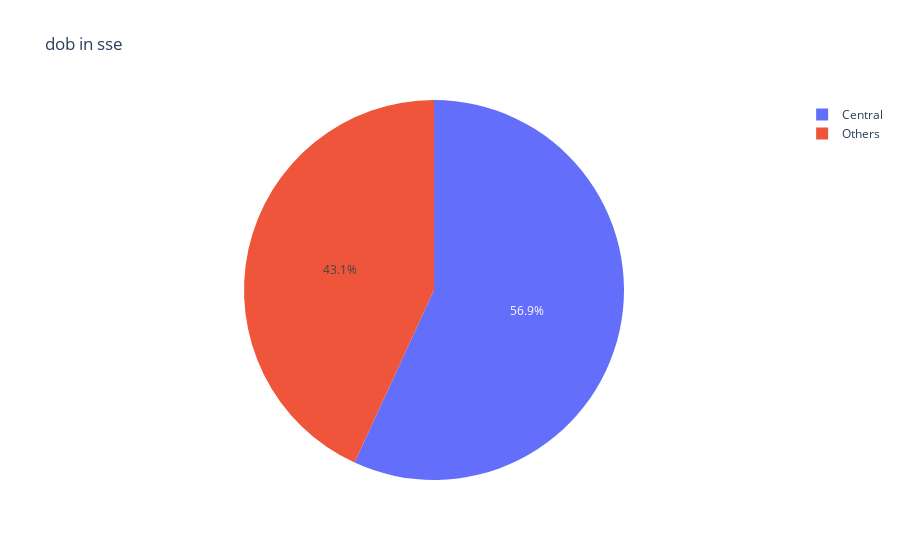

Here is the notebook cell this chart was saved with:
### Code cell
px.pie(data_frame=df , names='ssc_b',title='dob in sse')

### Figure 1 — Plotly figure (JSON) as saved in the notebook; plotly's stock layout.template omitted (floating-point values rounded to 4 significant figures; data arrays with more than 128 entries replaced by an {"elided": "..."} marker saying what was removed)
{"data": [{"domain": {"x": [0, 1], "y": [0, 1]}, "hovertemplate": "ssc_b=%{label}<extra></extra>", "labels": {"elided": "670 str values"}, "legendgroup": "", "name": "", "showlegend": true, "type": "pie"}], "layout": {"legend": {"tracegroupgap": 0}, "title": {"text": "dob in sse"}}}
